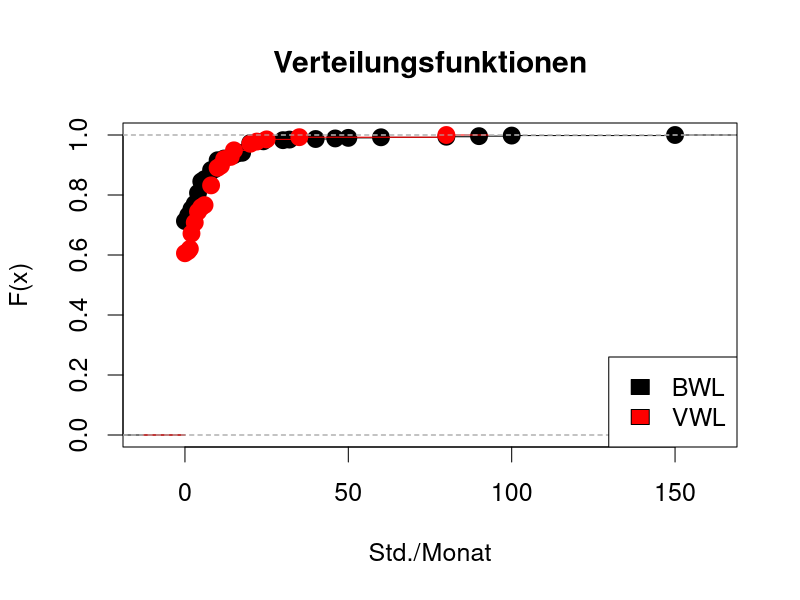

Source code (R):
## ---- chunk 1
mu0 <- 63
sigma <- 4
n <- 100

R <- 100000
teststat <- rep(0, R)

for(r in 1:R){
  x <- rnorm(n, mean=mu0, sd=sigma)
  teststat[r] <- sqrt(n) * (mean(x) - mu0)/sd(x)
}
## ---- chunk 2
alpha <- 0.05
quantile(teststat, prob=c(alpha/2, 1-alpha/2))
## ---- chunk 3
qt(c(alpha/2, 1-alpha/2), df=n-1)
## ---- chunk 4
D <- read.csv("../data/bootstrap1.csv")
x <- D$originalstichprobe
n <- length(x)
mean(x)
teststat <- sqrt(n)*(mean(x) - 63)/sd(x)
teststat 
## ---- chunk 5
B <- 10000
teststatb <- rep(0, B)

for(b in 1:B){
  
  x0 <- x + mu0 - mean(x)
  xb <- sample(x0, size=n, replace=TRUE)
  teststatb[b] <- sqrt(n)*(mean(xb) - mu0)/sd(xb)
  
}
## ---- chunk 6
alpha <- 0.05
quantile(teststatb, 
         prob=c(alpha/2, 1-alpha/2))
## ---- chunk 7
D <- read.csv("../data/soziales_engagement.csv")
head(D)
## ---- chunk 8
#| echo: FALSE
par(cex=1.5)
plot(ecdf(D$SozialesEngagement[D$Studiengang=="BWL"]),
     xlab="Std./Monat", ylab="F(x)", main="Verteilungsfunktionen")
lines(ecdf(D$SozialesEngagement[D$Studiengang=="VWL"]),col="red")
legend("bottomright", fill=c("black","red"), legend=c("BWL","VWL"))
## ---- chunk 9
x_BWL <- D$SozialesEngagement[D$Studiengang == "BWL"]
x_VWL <- D$SozialesEngagement[D$Studiengang == "VWL"]
n_BWL <- length(x_BWL)
n_VWL <- length(x_VWL)
paste(n_BWL, n_VWL)
paste(mean(x_BWL), mean(x_VWL))
## ---- chunk 10
x0_BWL <- x_BWL - mean(x_BWL) + mean(x_VWL)
x0_VWL <- x_VWL
## ---- chunk 11
# Wert der Original-Teststatistik
teststat <- (mean(x_BWL) - mean(x_VWL))/
            sqrt(var(x_BWL)/n_BWL + var(x_VWL)/n_VWL)
teststat

# Vorbereitung der Bootstrap-Schleife
B <- 50000
teststatb <- rep(0, B)
## ---- chunk 12
# Bootstrapping der kritischen Grenzen
for(b in 1:B){
  xb_BWL <- sample(x0_BWL,
                   size = n_BWL,
                   replace = TRUE)
  xb_VWL <- sample(x0_VWL, 
                   size = n_VWL, 
                   replace = TRUE)
  teststatb[b] <- (mean(xb_BWL) - mean(xb_VWL))/
      sqrt(var(xb_BWL)/n_BWL + var(xb_VWL)/n_VWL)
}
## ---- chunk 13
# Kritische Grenzen (alpha=0.05)
quantile(teststatb,
         prob = c(0.025, 0.975))
## ---- chunk 14
# Daten einlesen
x <- read.csv("../data/wohnen.csv")
## ---- chunk 15
#| echo: FALSE
x$Wohnzufriedenheit <- factor(x$Wohnzufriedenheit,
                              levels=c("(sehr) unzufr.", 
                                       "es ist okay", 
                                       "zufrieden",
                                       "sehr zufrieden"),
                              ordered=TRUE)
x$FahrzeitRadDom <- factor(x$FahrzeitRadDom,
                           levels=c("<2",
                                    "2-5",
                                    "5-10",
                                    "10-15",
                                    "15-20",
                                    "20-30",
                                    ">30"),
                           ordered=TRUE)
x <- x[!is.na(x$FahrzeitRadDom),]
## ---- chunk 16
# Randverteilung der Fahrzeit bis zum Dom
N_rad <- table(x$FahrzeitRadDom)
N_rad
## ---- chunk 17
# Randverteilung der Wohnzufriedenheit
N_zufr <- table(x$Wohnzufriedenheit)
N_zufr
## ---- chunk 18
# Gemeinsame Verteilung
N <- table(x$Wohnzufriedenheit, x$FahrzeitRadDom)
N
## ---- chunk 19
# Wert der Original-Teststatistik
n <- sum(N)
teststat <- 0
for(j in 1:4){
  for(k in 1:7){
    aux <- N_zufr[j]*N_rad[k]/n
    teststat <- teststat + (N[j,k]-aux)^2/(aux)
  }
}
teststat <- as.numeric(teststat)
teststat
## ---- chunk 20
#| echo: FALSE
# Bootstrapping der kritischen Grenzen
B <- 10000
teststatb <- rep(0, B)
for(b in 1:B){
  rad_b <- sample(x$FahrzeitRadDom, size=n, replace=TRUE)
  zufr_b <- sample(x$Wohnzufriedenheit, size=n, replace=TRUE)
  Nb_rad <- table(rad_b)
  Nb_zufr <- table(zufr_b)
  Nb <- table(zufr_b, rad_b)
  teststatb[b] <- 0
  for(j in 1:4){
    for(k in 1:7){
      aux <- Nb_zufr[j]*Nb_rad[k]/n
      teststatb[b] <- teststatb[b] + (Nb[j,k]-aux)^2/(aux)
    }
  }
}
## ---- chunk 21
# Bestimmung der kritischen Grenze (alpha=0.05)
quantile(teststatb, 0.95)
## ---- chunk 22
# Daten einlesen
x <- read.csv("../data/verdiensterwartungen.csv")
head(x)
## ---- chunk 23
x_m <- x$ErwartetesGehalt[x$Geschlecht=="männlich"]
x_w <- x$ErwartetesGehalt[x$Geschlecht=="weiblich"]
n_m <- length(x_m)
n_w <- length(x_w)
paste(n_m, n_w)
# Wert der Original-Teststatistik
teststat <- var(x_m)/var(x_w)
teststat
## ---- chunk 24
x0_m <- x_m / sd(x_m) * sd(x_w)
x0_w <- x_w

var(x0_m)
var(x0_w)
## ---- chunk 25
# Bootstrapping der kritischen Grenze
B <- 10000
teststatb <- rep(0, B)
for(b in 1:B){
  xm_b <- sample(x0_m, size=n_m, replace=TRUE)
  xw_b <- sample(x0_w, size=n_w, replace=TRUE)
  teststatb[b] <- var(xm_b)/var(xw_b)
}
## ---- chunk 26
# Kritische Grenze (alpha=0.05)
quantile(teststatb, 0.95)
